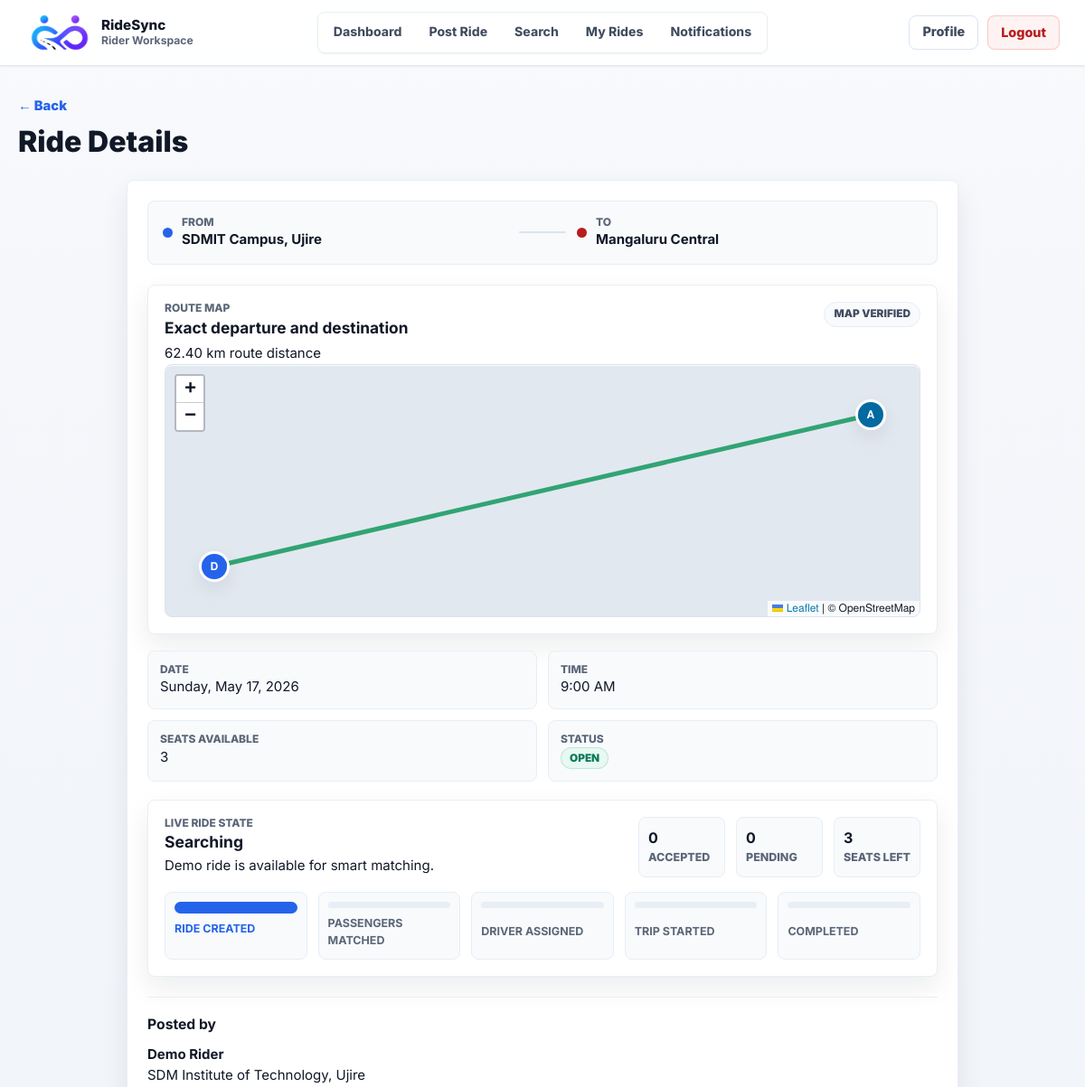
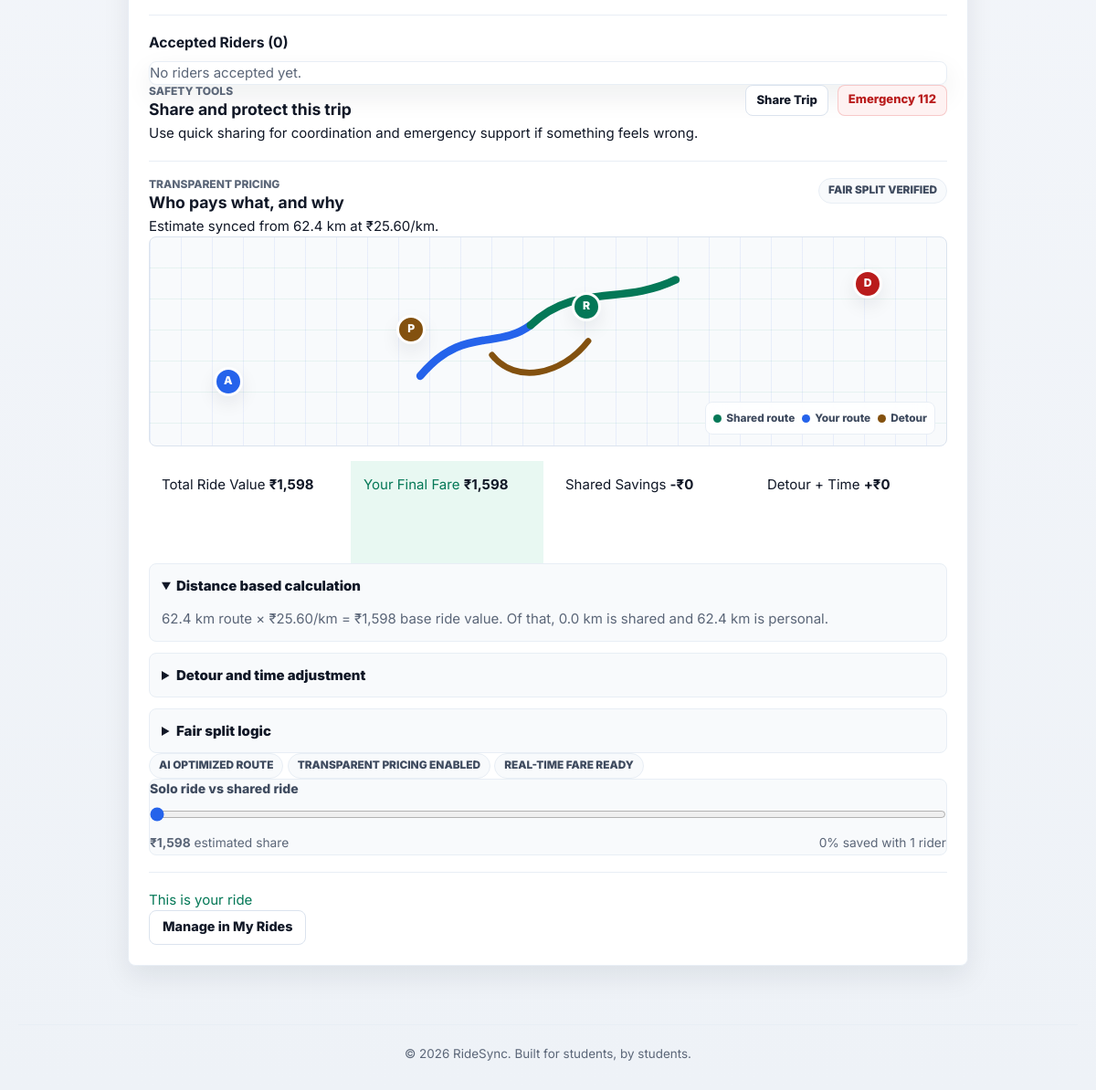
The app's page /pages/ride_detail.php?id=1 (signed in) with its own data (2 pictures, top to bottom).
### tables this page shows
CREATE TABLE IF NOT EXISTS rides (
  id INT UNSIGNED NOT NULL AUTO_INCREMENT,
  user_id INT UNSIGNED NOT NULL,
  origin VARCHAR(150) NOT NULL,
  destination VARCHAR(150) NOT NULL,
  origin_lat DECIMAL(10, 7) NULL,
  origin_lng DECIMAL(10, 7) NULL,
  destination_lat DECIMAL(10, 7) NULL,
  destination_lng DECIMAL(10, 7) NULL,
  route_distance_km DECIMAL(8, 2) NULL,
  travel_date DATE NOT NULL,
  travel_time TIME NOT NULL,
  seats_available TINYINT UNSIGNED NOT NULL DEFAULT 1,
  status ENUM('open', 'closed', 'cancelled') NOT NULL DEFAULT 'open',
  created_at TIMESTAMP NOT NULL DEFAULT CURRENT_TIMESTAMP,
  PRIMARY KEY (id),
  KEY idx_rides_user_id (user_id),
  KEY idx_rides_search (status, travel_date, travel_time),
  KEY idx_rides_user_status_time (user_id, status, travel_date, travel_time),
  CONSTRAINT fk_rides_user
    FOREIGN KEY (user_id) REFERENCES users(id)
    ON DELETE CASCADE
);

CREATE TABLE IF NOT EXISTS ride_live_status (
  id INT NOT NULL AUTO_INCREMENT,
  ride_id INT UNSIGNED NOT NULL,
  driver_id INT NULL,
  live_status ENUM('searching', 'matched', 'driver_assigned', 'arriving', 'active', 'completed', 'cancelled') NOT NULL DEFAULT 'searching',
  eta_minutes INT UNSIGNED NULL,
  note VARCHAR(255) NULL,
  updated_at TIMESTAMP NOT NULL DEFAULT CURRENT_TIMESTAMP ON UPDATE CURRENT_TIMESTAMP,
  PRIMARY KEY (id),
  UNIQUE KEY uq_ride_live_status_ride_id (ride_id),
  KEY idx_ride_live_status_driver_id (driver_id),
  KEY idx_ride_live_status_status (live_status),
  CONSTRAINT fk_ride_live_status_ride
    FOREIGN KEY (ride_id) REFERENCES rides(id)
    ON DELETE CASCADE,
  CONSTRAINT fk_ride_live_status_driver
    FOREIGN KEY (driver_id) REFERENCES driver_accounts(id)
    ON DELETE SET NULL
);

CREATE TABLE IF NOT EXISTS users (
  id INT UNSIGNED NOT NULL AUTO_INCREMENT,
  name VARCHAR(100) NOT NULL,
  email VARCHAR(190) NOT NULL,
  password VARCHAR(255) NOT NULL,
  college VARCHAR(150) NOT NULL,
  gender ENUM('Male', 'Female', 'Other') NOT NULL,
  profile_photo VARCHAR(255) NULL,
  created_at TIMESTAMP NOT NULL DEFAULT CURRENT_TIMESTAMP,
  PRIMARY KEY (id),
  UNIQUE KEY uq_users_email (email)
);

### pages/ride_detail.php (the view, shortened to what the rows shown need)
<?php
require_once __DIR__ . '/../includes/header.php';
$userId = (int) $_SESSION['user_id'];
$rideId = isset($_GET['id']) ? (int) $_GET['id'] : 0;
$stmt = mysqli_prepare($conn,
    "SELECT r.*, u.name AS poster_name, u.email AS poster_email, u.college AS poster_college
     FROM rides r
     JOIN users u ON r.user_id = u.id
     WHERE r.id = ?"
);
mysqli_stmt_bind_param($stmt, "i", $rideId);
mysqli_stmt_execute($stmt);
$ride = mysqli_fetch_assoc(mysqli_stmt_get_result($stmt));
$isOwner = ((int) $ride['user_id'] === $userId);
$stmt = mysqli_prepare($conn,
    "SELECT id, status, match_score, pickup_distance_km, drop_distance_km, route_overlap_percent, time_score, match_source
     FROM matches WHERE ride_id = ? AND matched_user_id = ?"
);
mysqli_stmt_bind_param($stmt, "ii", $rideId, $userId);
mysqli_stmt_execute($stmt);
$existingMatch = mysqli_fetch_assoc(mysqli_stmt_get_result($stmt));
$canPollLiveStatus = $isOwner || !empty($existingMatch);
$stmt = mysqli_prepare($conn,
    "SELECT ls.*, d.name AS driver_name
     FROM ride_live_status ls
     LEFT JOIN driver_accounts d ON d.id = ls.driver_id
     WHERE ls.ride_id = ?
     LIMIT 1"
);
mysqli_stmt_bind_param($stmt, "i", $rideId);
mysqli_stmt_execute($stmt);
$liveState = mysqli_fetch_assoc(mysqli_stmt_get_result($stmt)) ?: [];
$liveStatus = $liveState['live_status'] ?? 'searching';
$hasMapRoute = $ride['origin_lat'] !== null && $ride['origin_lng'] !== null
    && $ride['destination_lat'] !== null && $ride['destination_lng'] !== null;
$travelDate = date('l, F j, Y', strtotime($ride['travel_date']));
$travelTime = date('g:i A', strtotime($ride['travel_time']));
?>
<div class="page-header">
    <h1>Ride Details</h1>
</div>
<div class="ride-detail-card">
    <div class="ride-detail-route">
        <div class="route-point">
            <div>
                <small>From</small>
                <strong><?php echo htmlspecialchars($ride['origin']); ?></strong>
            </div>
        </div>
        <div class="route-point">
            <div>
                <small>To</small>
                <strong><?php echo htmlspecialchars($ride['destination']); ?></strong>
            </div>
        </div>
    </div>
    <?php if ($hasMapRoute): ?>
        <section class="ride-map-detail-card">
            <div class="map-picker-header">
                <div>
                    <span class="map-kicker">Route map</span>
                    <h2>Exact departure and destination</h2>
                    <p><?php echo $ride['route_distance_km'] ? number_format((float) $ride['route_distance_km'], 2) . ' km route distance' : 'Route distance estimated from selected pins'; ?></p>
                </div>
            </div>
        </section>
    <?php endif; ?>
    <div class="ride-detail-info">
        <div class="info-item">
            <span class="info-label">Date</span>
            <span class="info-value"><?php echo $travelDate; ?></span>
        </div>
        <div class="info-item">
            <span class="info-label">Time</span>
            <span class="info-value"><?php echo $travelTime; ?></span>
        </div>
        <div class="info-item">
            <span class="info-label">Seats Available</span>
            <span class="info-value"><?php echo (int) $ride['seats_available']; ?></span>
        </div>
        <div class="info-item">
            <span class="info-label">Status</span>
            <span class="badge badge-<?php echo htmlspecialchars($ride['status']); ?>"><?php echo ucfirst(htmlspecialchars($ride['status'])); ?></span>
        </div>
    </div>
    <section class="live-status-card"<?php echo $canPollLiveStatus ? ' data-live-ride="' . (int) $rideId . '"' : ''; ?>>
        <div class="live-status-header">
            <div>
                <span class="fare-kicker">Live ride state</span>
                <h3 data-live-status-label><?php echo ucwords(str_replace('_', ' ', $liveStatus)); ?></h3>
                <p data-live-note>
                    <?php if (!empty($liveState['note'])): ?>
                        <?php echo htmlspecialchars($liveState['note']); ?>
                    <?php elseif ($liveStatus === 'driver_assigned' && !empty($liveState['driver_name'])): ?>
                        <?php echo htmlspecialchars($liveState['driver_name']); ?> is assigned to this posted ride.
                    <?php elseif ($liveStatus === 'matched'): ?>
                        Passenger matched and seat reserved.
                    <?php else: ?>
                        Ride is visible for smart matching.
                    <?php endif; ?>
                </p>
            </div>
            <div class="live-counts">
                <span><strong data-live-seats><?php echo (int) $ride['seats_available']; ?></strong> seats left</span>
            </div>
        </div>
    </section>
    <div class="ride-detail-poster">
        <h3>Posted by</h3>
        <p><strong><?php echo htmlspecialchars($ride['poster_name']); ?></strong></p>
        <p><?php echo htmlspecialchars($ride['poster_college']); ?></p>
    </div>
</div>
<?php require_once __DIR__ . '/../includes/footer.php'; ?>

### records on screen
rides: origin "SDMIT Campus, Ujire", destination "Mangaluru Central", route_distance_km "62.40", travel_date "Sunday, May 17, 2026", travel_time "9:00 AM", seats_available "3", status "OPEN", user.name "Demo Rider", user.college "SDM Institute of Technology, Ujire"
ride_live_status: live_status "Searching", note "Demo ride is available for smart matching."

### other values on screen
$acceptedCount "0"
$pendingCount "0"
$label "RIDE CREATED"
$label "PASSENGERS MATCHED"
$label "DRIVER ASSIGNED"
$label "TRIP STARTED"
$label "COMPLETED"
$fareBreakdown['direct_distance_km'] "62.4"
formatFareRate() "₹25.60"
formatCost($fareBreakdown['total_ride_cost']) "₹1,598"
formatCost($fareBreakdown['final_fare']) "₹1,598"
formatCost($fareBreakdown['savings_amount']) "₹0"
formatCost($fareBreakdown['base_route_fare']) "₹1,598"
$fareBreakdown['shared_distance_km'] "0.0"
$fareBreakdown['personal_distance_km'] "62.4"
